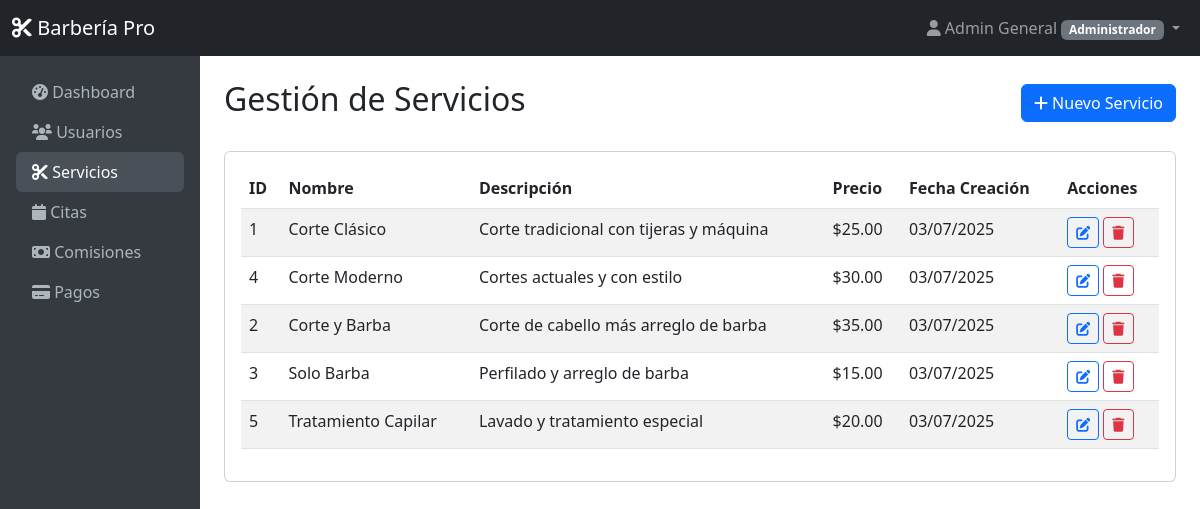
The page /public/index.php?url=admin/servicios (signed in) on the database its author committed.
### tables this page shows
CREATE TABLE servicios (
    id INT AUTO_INCREMENT PRIMARY KEY,
    nombre VARCHAR(100) NOT NULL,
    descripcion TEXT,
    precio DECIMAL(10,2) NOT NULL,
    creado_en DATETIME DEFAULT CURRENT_TIMESTAMP
);

### app/core/Controller.php (called while the page is built, shortened)
<?php
class Controller {
    public function model($model) {
        return new $model();
    }
    public function view($view, $data = []) {
        extract($data);
        require_once '../app/views/' . $view . '.php';
    }
}
?>

### app/controllers/AdminController.php (called while the page is built, shortened)
<?php
class AdminController extends Controller {
    public function servicios() {
        $servicioModel = $this->model('Servicio');
        $data['servicios'] = $servicioModel->getAll();
        $this->view('admin/servicios', $data ?? []);
    }
}
?>

### app/core/App.php (called while the page is built, shortened)
<?php
class App {
    protected $method = 'login';
    public function __construct() {
        $url = $this->parseUrl();
        if (isset($url[0])) {
            $controllerName = ucfirst($url[0]) . 'Controller';
            if (file_exists('../app/controllers/' . $controllerName . '.php')) {
                unset($url[0]);
            }
        }
        $this->controller = new $this->controller;
        if (isset($url[1])) {
            if (method_exists($this->controller, $url[1])) {
                $this->method = $url[1];
                unset($url[1]);
            }
        }
        $this->params = $url ? array_values($url) : [];
        call_user_func_array([$this->controller, $this->method], $this->params);
    }
    public function parseUrl() {
        if (isset($_GET['url'])) {
            return explode('/', filter_var(rtrim($_GET['url'], '/'), FILTER_SANITIZE_URL));
        }
        return [];
    }
}
?>

### public/index.php (called while the page is built, shortened)
<?php
$app = new App();
?>

### app/helpers/session.php (called while the page is built, shortened)
<?php
class SessionHelper {
    public static function get($key, $default = null) {
        return $_SESSION[$key] ?? $default;
    }
    public static function getUserRole() {
        return self::get('user_role');
    }
    public static function getUserName() {
        return self::get('user_name');
    }
}
?>

### app/core/Model.php (called while the page is built, shortened)
<?php
class Model {
    protected $db;
    public function __construct() {
        $this->db = Database::getInstance()->getConnection();
    }
    public function query($sql, $params = []) {
        $stmt = $this->db->prepare($sql);
        $stmt->execute($params);
        return $stmt;
    }
    public function fetchAll($sql, $params = []) {
        return $this->query($sql, $params)->fetchAll(PDO::FETCH_ASSOC);
    }
}
?>

### app/config/database.php (called while the page is built)
<?php
class Database {
    private static $instance = null;
    private $connection;
    private function __construct() {
        try {
            $this->connection = new PDO(
                "mysql:host=" . DB_HOST . ";dbname=" . DB_NAME . ";charset=utf8mb4",
                DB_USER,
                DB_PASS,
                [
                    PDO::ATTR_ERRMODE => PDO::ERRMODE_EXCEPTION,
                    PDO::ATTR_DEFAULT_FETCH_MODE => PDO::FETCH_ASSOC,
                    PDO::ATTR_EMULATE_PREPARES => false
                ]
            );
        } catch (PDOException $e) {
            die("Error de conexión: " . $e->getMessage());
        }
    }
    public static function getInstance() {
        if (self::$instance === null) {
            self::$instance = new self();
        }
        return self::$instance;
    }
    public function getConnection() {
        return $this->connection;
    }
}
?>

### app/models/Servicio.php (called while the page is built, shortened)
<?php
class Servicio extends Model {
    public function getAll() {
        $sql = "SELECT * FROM servicios ORDER BY nombre";
        return $this->fetchAll($sql);
    }
}
?>

### app/views/admin/servicios.php (the view, shortened to what this page needs)
<?php
include '../app/views/includes/header.php';
include '../app/views/includes/navbar.php';
?>
<div class="container-fluid">
    <div class="row">
        <div class="col-md-2 sidebar p-0">
            <div class="nav flex-column nav-pills p-3">
                <a class="nav-link" href="<?= BASE_URL ?>index.php?url=admin/dashboard">
                    <i class="fas fa-tachometer-alt"></i> Dashboard
                </a>
                <a class="nav-link" href="<?= BASE_URL ?>index.php?url=admin/usuarios">
                    <i class="fas fa-users"></i> Usuarios
                </a>
                <a class="nav-link active" href="<?= BASE_URL ?>index.php?url=admin/servicios">
                    <i class="fas fa-cut"></i> Servicios
                </a>
                <a class="nav-link" href="<?= BASE_URL ?>index.php?url=admin/citas">
                    <i class="fas fa-calendar"></i> Citas
                </a>
                <a class="nav-link" href="<?= BASE_URL ?>index.php?url=admin/comisiones">
                    <i class="fas fa-money-bill"></i> Comisiones
                </a>
                <a class="nav-link" href="<?= BASE_URL ?>index.php?url=admin/pagos">
                    <i class="fas fa-credit-card"></i> Pagos
                </a>
            </div>
        </div>
        <div class="col-md-10 p-4">
            <div class="d-flex justify-content-between align-items-center mb-4">
                <h2>Gestión de Servicios</h2>
                <button class="btn btn-primary" data-bs-toggle="modal" data-bs-target="#modalServicio">
                    <i class="fas fa-plus"></i> Nuevo Servicio
                </button>
            </div>
            <div class="card">
                <div class="card-body">
                    <div class="table-responsive">
                        <table class="table table-striped">
                            <thead>
                                <tr>
                                    <th>ID</th>
                                    <th>Nombre</th>
                                    <th>Descripción</th>
                                    <th>Precio</th>
                                    <th>Fecha Creación</th>
                                    <th>Acciones</th>
                                </tr>
                            </thead>
                            <tbody>
                                <?php foreach ($servicios as $servicio): ?>
                                <tr>
                                    <td><?= $servicio['id'] ?></td>
                                    <td><?= htmlspecialchars($servicio['nombre']) ?></td>
                                    <td><?= htmlspecialchars($servicio['descripcion']) ?></td>
                                    <td>$<?= number_format($servicio['precio'], 2) ?></td>
                                    <td><?= date('d/m/Y', strtotime($servicio['creado_en'])) ?></td>
                                    <td>
                                        <button class="btn btn-sm btn-outline-primary">
                                            <i class="fas fa-edit"></i>
                                        </button>
                                        <button class="btn btn-sm btn-outline-danger">
                                            <i class="fas fa-trash"></i>
                                        </button>
                                    </td>
                                </tr>
                                <?php endforeach; ?>
                            </tbody>
                        </table>
                    </div>
                </div>
            </div>
        </div>
    </div>
</div>
<?php include '../app/views/includes/footer.php'; ?>

### app/views/includes/header.php (shortened to what this page needs)
<!DOCTYPE html>
<html lang="es">
<head>
    <link href="https://cdn.jsdelivr.net/npm/bootstrap@5.3.0/dist/css/bootstrap.min.css" rel="stylesheet">
    <link href="https://cdnjs.cloudflare.com/ajax/libs/font-awesome/6.0.0/css/all.min.css" rel="stylesheet">
</head>
<body>

### app/views/includes/navbar.php (shortened to what this page needs)
<?php
$role_names = [
    'admin' => 'Administrador',
    'barbero' => 'Barbero',
    'cliente' => 'Cliente'
];
?>
<nav class="navbar navbar-expand-lg navbar-dark bg-dark">
    <div class="container-fluid">
        <a class="navbar-brand" href="#"><i class="fas fa-cut"></i> Barbería Pro</a>
        <div class="navbar-nav ms-auto">
            <div class="nav-item dropdown">
                <a class="nav-link dropdown-toggle" href="#" role="button" data-bs-toggle="dropdown">
                    <i class="fas fa-user"></i> <?= SessionHelper::getUserName() ?>
                    <span class="badge bg-secondary"><?= $role_names[SessionHelper::getUserRole()] ?></span>
                </a>
            </div>
        </div>
    </div>
</nav>

### app/views/includes/footer.php (shortened to what this page needs)
</body>
</html>

### app/views/includes/header.php (style rules this page uses)
.sidebar { min-height: 100vh; background: #343a40; }
.sidebar .nav-link { color: #adb5bd; }
.sidebar .nav-link.active { color: #fff; background: #495057; }

### rows shown on the page
servicios: id "1", nombre "Corte Clásico", descripcion "Corte tradicional con tijeras y máquina", precio "25.00", creado_en "03/07/2025"
servicios: id "4", nombre "Corte Moderno", descripcion "Cortes actuales y con estilo", precio "30.00", creado_en "03/07/2025"
servicios: id "2", nombre "Corte y Barba", descripcion "Corte de cabello más arreglo de barba", precio "35.00", creado_en "03/07/2025"
servicios: id "3", nombre "Solo Barba", descripcion "Perfilado y arreglo de barba", precio "15.00", creado_en "03/07/2025"
servicios: id "5", nombre "Tratamiento Capilar", descripcion "Lavado y tratamiento especial", precio "20.00", creado_en "03/07/2025"

### other values the page prints
SessionHelper::getUserName() "Admin General"
$role_names[SessionHelper::getUserRole()] "Administrador"
